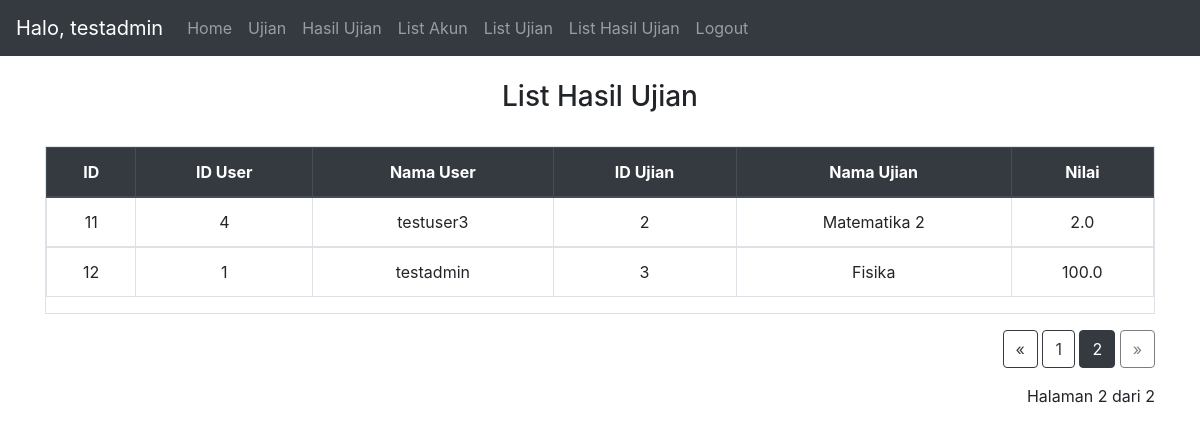
Before: /list_result/2 (signed in) with the older database file.
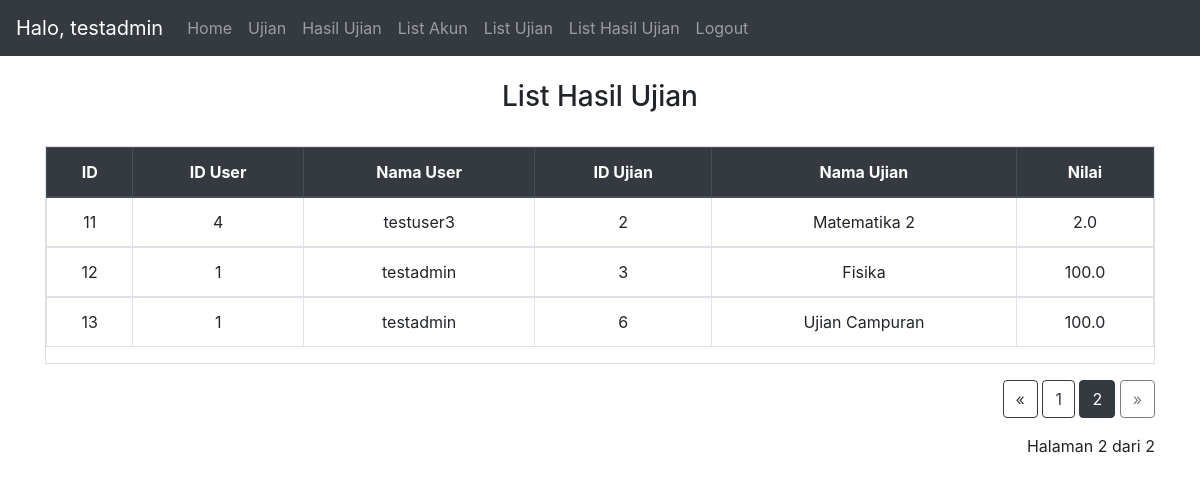
After: the same page with the newer database file.
### website/models.py (models this page shows)
class User(db.Model, UserMixin):
    id = db.Column(db.Integer, primary_key=True)
    email = db.Column(db.String(150), unique=True)
    password = db.Column(db.String(150))
    name = db.Column(db.String(150))
    type = db.Column(db.String(150))
    notes = db.relationship('Note')
    results = db.relationship('Result')
    useranswer = db.relationship('UserAnswer')

class Result(db.Model):
    id = db.Column(db.Integer, primary_key=True)
    user_id = db.Column(db.Integer, db.ForeignKey('user.id'))
    user_name = db.Column(db.String(150))
    exam_id = db.Column(db.Integer, db.ForeignKey('exam.id'))
    exam_name = db.Column(db.String(150))
    grade = db.Column(db.Float)

### website/views.py (the view)
@views.route('/list_result/<page>', methods=['GET','POST'])
@login_required
def list_result(page):
    db_result = Result.query.paginate(page=int(page), per_page=10)
    return render_template("list_result.html", user=current_user, results=db_result)

### website/__init__.py (called while the page is built)
def create_app():
    app = Flask(__name__)
    app.config['SECRET_KEY'] = 'secret key'
    app.config['SQLALCHEMY_DATABASE_URI'] = f'sqlite:///{DB_NAME}'
    db.init_app(app)
    from .views import views
    from .auth import auth
    app.register_blueprint(views, url_prefix='/')
    app.register_blueprint(auth, url_prefix='/')
    from .models import User, Note, Exam, Result, Question,UserAnswer #,Class
    with app.app_context():
        db.create_all()
    login_manager = LoginManager()
    login_manager.login_view = 'auth.login'
    login_manager.init_app(app)
    @login_manager.user_loader
    def load_user(id):
        return User.query.get(int(id))
    return app

### website/templates/list_result.html
{% extends "base.html" %} {% block title %}List Hasil Ujian{% endblock %} {% block
    content %}
    <br>
    <h3 align="center">List Hasil Ujian</h3>
    <br>
    <div class="table table-responsive table-hover table-bordered">
      <table class="table">
        <thead class="text-center thead-dark">
          <tr>
            <th>ID</th>
            <th>ID User</th>
            <th>Nama User</th>
            <th>ID Ujian</th>
            <th>Nama Ujian</th>
            <th>Nilai</th>
          </tr>
        </thead>
        {% for result in results %}
        <tbody class="text-center">
          <td>{{result.id}}</td>
          <td>{{result.user_id}}</td>
          <td>{{result.user_name}}</td>
          <td>{{result.exam_id}}</td>
          <td>{{result.exam_name}}</td>
          <td>{{result.grade}}</td>
        </tbody>
        {% endfor %}
      </table>
    </div>
    <div class="text-right">
      <a href="{{results.prev_num}}" class="btn btn-outline-dark {% if results.page == 1 %}disabled{% endif %}">&laquo;</a>
      {% for number in results.iter_pages(left_edge=1, right_edge=1, left_current=1, right_current=2) %}
        {% if number %}
          {% if results.page != number %}
            <span>
              <a class="btn btn-outline-dark"
                  href="{{number}}">
              {{number}}
              </a>
            </span>
          {% else %}
              <span class="btn btn-dark">{{number}}</span>
          {% endif %}
        {% else %}
        ...
        {% endif %}
      {% endfor %}
      <a href="{{results.next_num}}" class="btn btn-outline-dark {% if results.page == results.pages %}disabled{% endif %}">&raquo;</a>
      <p class="text-right mt-3">
        Halaman {{ results.page }} dari {{ results.pages }}
      </p>
    </div>
    {% endblock %}

### website/templates/base.html (shortened to what this page needs)
<!DOCTYPE html>
<html>
  <head>
    <link
      rel="stylesheet"
      href="https://stackpath.bootstrapcdn.com/bootstrap/4.4.1/css/bootstrap.min.css"
    />
    <link
      rel="stylesheet"
      href="https://stackpath.bootstrapcdn.com/font-awesome/4.7.0/css/font-awesome.min.css"
    />
  </head>
  <body>
    <nav class="navbar navbar-expand-lg navbar-dark bg-dark">
      <div class="collapse navbar-collapse" id="navbar">
        <div class="navbar-nav">
          {% if user.is_authenticated %}
          <span class="navbar-brand">
            Halo, {{user.name}}
          </span>
          <a class="nav-item nav-link" id="home" href="/">Home</a>
          <a class="nav-item nav-link" id="exam" href="/insert_token">Ujian</a>
          <a class="nav-item nav-link" id="exam" href="/result/1">Hasil Ujian</a>
          {% if user.type =='admin' %}
            <a class="nav-item nav-link" id="account_list" href="/list_account/1">List Akun</a>
            <a class="nav-item nav-link" id="exam_list" href="/list_exam/1">List Ujian</a>
            <a class="nav-item nav-link" id="exam_list" href="/list_result/1">List Hasil Ujian</a>
            {% endif %}
          <a class="nav-item nav-link" id="logout" href="/logout">Logout</a>
          {% else %}
          <a class="nav-item nav-link" id="login" href="/login">Login</a>
          {% endif %}
        </div>
      </div>
    </nav>
    <div id="content" class="container">{% block content %} {% endblock %}</div>
  <br>
  </body>
</html>

Changed rows visible on the page:
added Result: id "13", user_id "1", user_name "testadmin", exam_id "6", exam_name "Ujian Campuran", grade "100.0"
